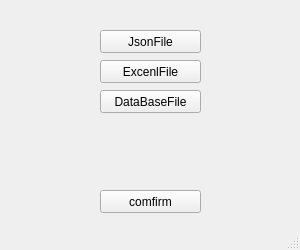
<?xml version="1.0" encoding="UTF-8"?>
<ui version="4.0">
 <class>MainWindow</class>
 <widget class="QMainWindow" name="MainWindow">
  <property name="geometry">
   <rect>
    <x>0</x>
    <y>0</y>
    <width>300</width>
    <height>250</height>
   </rect>
  </property>
  <property name="windowTitle">
   <string>CompareWin</string>
  </property>
  <widget class="QWidget" name="centralwidget">
   <widget class="QPushButton" name="JsonButton">
    <property name="geometry">
     <rect>
      <x>100</x>
      <y>30</y>
      <width>101</width>
      <height>23</height>
     </rect>
    </property>
    <property name="text">
     <string>JsonFile</string>
    </property>
   </widget>
   <widget class="QPushButton" name="ExcelButton">
    <property name="geometry">
     <rect>
      <x>100</x>
      <y>60</y>
      <width>101</width>
      <height>23</height>
     </rect>
    </property>
    <property name="text">
     <string>ExcenlFile</string>
    </property>
   </widget>
   <widget class="QPushButton" name="DataBaseButton">
    <property name="geometry">
     <rect>
      <x>100</x>
      <y>90</y>
      <width>101</width>
      <height>23</height>
     </rect>
    </property>
    <property name="text">
     <string>DataBaseFile</string>
    </property>
   </widget>
   <widget class="QPushButton" name="program">
    <property name="geometry">
     <rect>
      <x>100</x>
      <y>190</y>
      <width>101</width>
      <height>23</height>
     </rect>
    </property>
    <property name="text">
     <string>comfirm</string>
    </property>
   </widget>
  </widget>
  <widget class="QStatusBar" name="statusbar"/>
 </widget>
 <resources/>
 <connections/>
</ui>
